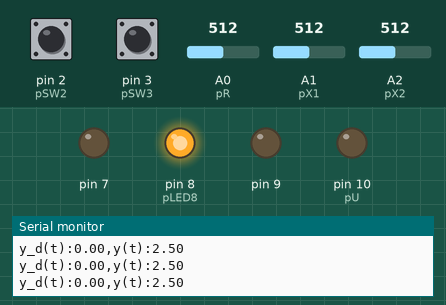
This sketch was run on a simulated Arduino Uno, built with avr-gcc and run on an emulated ATmega328P. Parts: output pins drawn as LEDs (lit = HIGH), the last lines printed to the serial monitor. The inputs (shaded band) are chosen by the test bench; at power-on: A2 (pX2) = 512, A1 (pX1) = 512, pin 2 (pSW2) LOW, pin 3 (pSW3) LOW, A0 (pR) = 512.

Above: at 1.2 s.
1.3 s: A2 (pX2) set to 122
At 2.5 s:
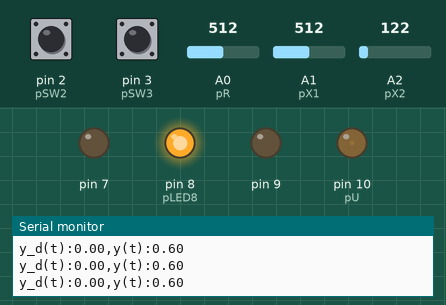
2.8 s: A1 (pX1) set to 900
At 3.8 s:
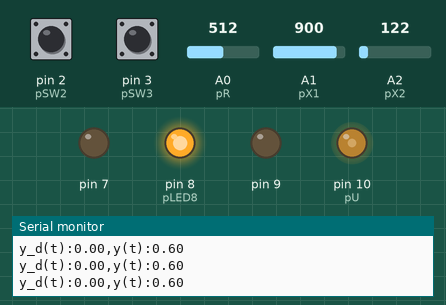
4.3 s: pin 2 (pSW2) pulled HIGH for 0.15 s
At 5.5 s:
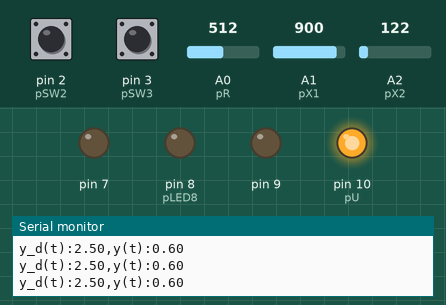
5.9 s: pin 3 (pSW3) pulled HIGH for 0.15 s
At 7.2 s:
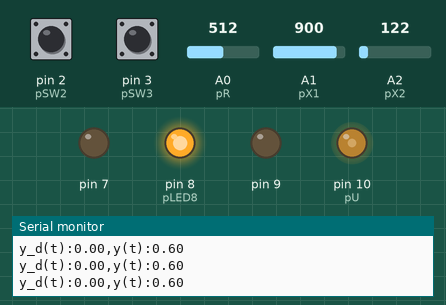
7.5 s: A1 (pX1) set to 1023
At 8.6 s:
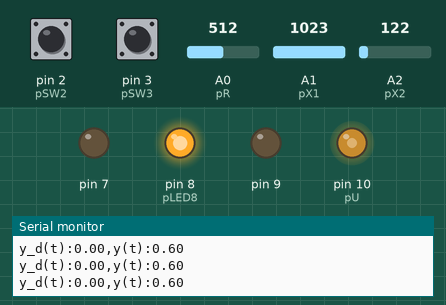
9.0 s: pin 2 (pSW2) pulled HIGH for 1 s
At 10.4 s:
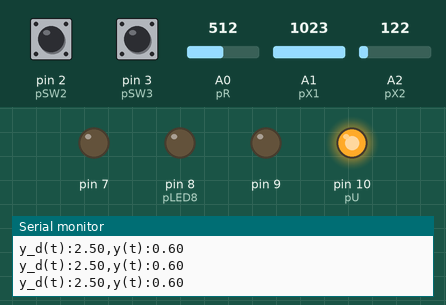
Timing chart, 0 to 12.0 s (numbered marks = the images above; inputs shaded):
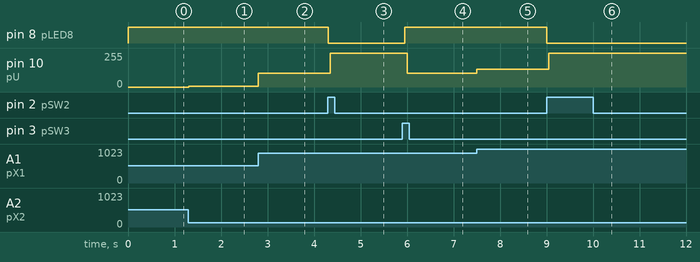

The sketch:

Plantilla_2do_orden.ino
```cpp
// Control por retro de estado con arduino.

// ******************************************************** //
//                                                          //
// Control por asignación de polos para circuito RC-RC      //
//                                                          //
// Noviembre 13 del 2022, MAPG, EAG                         //
//                                                          //
// Instrucciones                                            //
//                                                          //
// Modificar solamente el renglón 136                       //
//                                                          //
//      U = (4)*R - (-1)*X1 - (4)*X2;                       //
//                                                          //
// ******************************************************** //


// ******************************************************** //
//----------  Muestreo  --------//                          //
// ******************************************************** //
  unsigned long TS = 50;      // Muestreo TS miliseg        //
  float Tseg = 0.05;          // Muestreo en Tseg segundos  //
// ******************************************************** //


// ******************************************************** //
//----------  Definiciones  --------//                      //
// ******************************************************** //


// ******************************************************** //
//----------  Constantes  --------//                        //
// ******************************************************** //


//---------- Definición Pines IO analogicos--------//
  #define pR 0                // pin de referencia
  #define pX1 1               // pin de estado 1
  #define pX2 2               // pin de estado 2
  #define pU 10               // pin de salida de control (entrada a planta)

//---------- Definición Pines IO discretos--------//
  #define pLED7 7             // LED 9 en tarjeta
  #define pLED8 8             // LED 8 en tarjeta
  #define pLED9 9             // LED 9 en tarjeta
  #define pSW2 2              // SW 2 en tarjeta
  #define pSW3 3              // SW 3 en tarjeta
  #define pSW4 4              // SW 2 en tarjeta
  #define pSW5 5              // SW 3 en tarjeta
  #define pSW6 6              // SW 2 en tarjeta


//---------- Escalamientos para analogicas de 0 a 5 V --------//
  #define mX 0.004882813      // Pendiente 0-1023 -> 0 - 5
  #define bX 0                // Ajuste cero para 0-1023 -> 0 - 5
  #define mU 51               // Pendiente 0 - 5 -> 0 - 1023
  #define bU 0                // Ajuste cero 0 - 5 -> 0 - 1023


// ******************************************************** //
//----------  Variables globales  --------//                //
// ******************************************************** //

//---------- Tiempo --------//
  unsigned long TS_code = 0;  // Tiempo que tarda programa
  unsigned long TIC = 0;      // Estampa de tiempo inicio ciclos
  unsigned long TC = 0;       // Faltante para TS

//----------  Señales --------//
  float R = 0;                // Referencia
  float Y = 0;                // Salida
  float X1 = 0;               // Estado 1
  float X2 = 0;               // Estado 2
  float U = 0;                // Salida control
  int Ui = 0;                 // Salida control tarjeta


//---------- Otros --------//
  bool Habilitado = 0;        // Señal {0,1} para entradas escalón


// ******************************************************** //
//----------  Librerias  --------//                      //
// ******************************************************** //


  #include <SoftwareSerial.h>


// ******************************************************** //
//---------- Rutinia de inicio --------//                   //
// ******************************************************** //


void setup() {
  //--Inicia serial--//
  Serial.begin(9600);

  //--Configura pines digitales--//
  pinMode(2, INPUT);
  pinMode(3, INPUT);
  pinMode(4, INPUT);
  pinMode(5, INPUT);
  pinMode(6, INPUT);
  pinMode(7, OUTPUT);
  pinMode(8, OUTPUT);
  pinMode(9, OUTPUT);
}


// ******************************************************** //
//---------- Rutinia principal  --------//                  //
// ******************************************************** //


void loop() {
  proc_entradas();                    // Procesamiento de Entradas
  control();                          // Control
  proc_salidas();                     // Procesado de Salidas
  coms_arduino_ide();               // Comunicaciones
  espera();
}


// ******************************************************** //
//---------- Rutinias de control             --------       //
// ******************************************************** //


//-- Control --//
void control(){
  // Ley de control
    U = (4)*R - (-1)*X1 - (4)*X2;       // Ley de control retro estado estimado

  // Saturacion
  if(U >= 5.0) U = 5.0;               // Saturacion de control en rango 0 a 5V
  else if(U < 0) U = 0;
}


// ******************************************************** //
//---------- Rutinias de IO y control de tiempo     --------//
// ******************************************************** //


//-- Procesado de entradas --//
void proc_entradas(){
  X1 = analogRead(pX1)*mX+bX;            // Lectura de salida de planta en pin pX3
  X2 = analogRead(pX2)*mX+bX;               // Lectura de salida de planta en pin pX2
  R = Habilitado*(analogRead(pR)*mX+bX);    // Lectura de referencia en pin pR, Habilitado = {0,1} es para escalones
  Y = X2;
}


//-- Procesado de salidas --//
void proc_salidas(){
  Ui = int(U*mU+bU);                    // Escalamiento
  analogWrite(pU, Ui);                  // Salida PWM en pin pU
  botonesyleds();                       // Manejo de IO discretas
}


//-- Memoria {0,1} para entrada escalón --//
void botonesyleds(){

  if(digitalRead(pSW2) == 1) Habilitado = 1;      // Memoria on/off en Habilitado
  else if(digitalRead(pSW3) == 1) Habilitado = 0; // Set con SW2. Reset con SW3

  if(Habilitado == 0) digitalWrite(pLED8,HIGH);            // LED9 = 1
  else digitalWrite(pLED8, LOW);                           // Cuando Habilitado = 0

}

//-- Para muestreo uniforme --//
void espera(){
  TS_code = millis()- TIC;                 // Tiempo de ciclo
  TC = TS - TS_code;                       // Calcula altante para TS
  if (TS_code < TS) delay(TC);             // Espera para completar ciclo de TS
  TIC = millis();
}


//-- Comunicación con monitor --//
void coms_arduino_ide(){
  Serial.print("y_d(t):");            // Referencia
  Serial.print(R);                    // Referencia
  Serial.print(",");                  // Separador
  Serial.print("y(t):");              // Salida
  Serial.println(Y);                  // Salida (terminar con "serial.println")
}
```

Measured:
- after the input at 1.3 s, pin 10 (pU): 0/255 → 5/255 at once
- after the input at 2.8 s, pin 10 (pU): 5/255 → 102/255 at once
- after the input at 4.3 s, pin 8 (pLED8): HIGH → LOW at once; pin 10 (pU): 102/255 → 255/255 after 0.05 s
- after the input at 5.9 s, pin 8 (pLED8): LOW → HIGH after 0.05 s; pin 10 (pU): 255/255 → 102/255 after 0.10 s
- after the input at 7.5 s, pin 10 (pU): 102/255 → 133/255 at once
- after the input at 9.0 s, pin 8 (pLED8): HIGH → LOW at once; pin 10 (pU): 133/255 → 255/255 after 0.05 s
